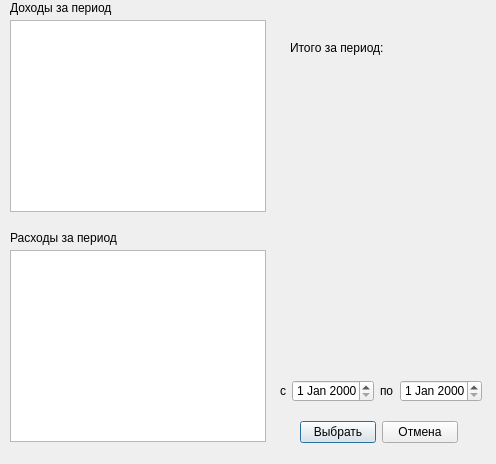
<?xml version="1.0" encoding="UTF-8"?>
<ui version="4.0">
 <class>PeriodReportWindow</class>
 <widget class="QDialog" name="PeriodReportWindow">
  <property name="geometry">
   <rect>
    <x>0</x>
    <y>0</y>
    <width>496</width>
    <height>464</height>
   </rect>
  </property>
  <property name="windowTitle">
   <string>Dialog</string>
  </property>
  <widget class="QTableView" name="spendingTableView">
   <property name="geometry">
    <rect>
     <x>10</x>
     <y>250</y>
     <width>256</width>
     <height>192</height>
    </rect>
   </property>
  </widget>
  <widget class="QTableView" name="incomeTableView">
   <property name="geometry">
    <rect>
     <x>10</x>
     <y>20</y>
     <width>256</width>
     <height>192</height>
    </rect>
   </property>
  </widget>
  <widget class="QLabel" name="balanceLabel">
   <property name="geometry">
    <rect>
     <x>290</x>
     <y>40</y>
     <width>131</width>
     <height>16</height>
    </rect>
   </property>
   <property name="text">
    <string>Итого за период: </string>
   </property>
  </widget>
  <widget class="QLabel" name="label">
   <property name="geometry">
    <rect>
     <x>10</x>
     <y>230</y>
     <width>171</width>
     <height>16</height>
    </rect>
   </property>
   <property name="text">
    <string>Расходы за период</string>
   </property>
  </widget>
  <widget class="QLabel" name="label_2">
   <property name="geometry">
    <rect>
     <x>10</x>
     <y>0</y>
     <width>171</width>
     <height>16</height>
    </rect>
   </property>
   <property name="text">
    <string>Доходы за период</string>
   </property>
  </widget>
  <widget class="QWidget" name="layoutWidget">
   <property name="geometry">
    <rect>
     <x>280</x>
     <y>380</y>
     <width>203</width>
     <height>22</height>
    </rect>
   </property>
   <layout class="QHBoxLayout" name="horizontalLayout">
    <item>
     <widget class="QLabel" name="label_3">
      <property name="text">
       <string>с</string>
      </property>
     </widget>
    </item>
    <item>
     <widget class="QDateEdit" name="firstTimeDateEdit"/>
    </item>
    <item>
     <widget class="QLabel" name="label_4">
      <property name="text">
       <string>по</string>
      </property>
     </widget>
    </item>
    <item>
     <widget class="QDateEdit" name="secondTimeDateEdit"/>
    </item>
   </layout>
  </widget>
  <widget class="QWidget" name="layoutWidget">
   <property name="geometry">
    <rect>
     <x>300</x>
     <y>420</y>
     <width>158</width>
     <height>25</height>
    </rect>
   </property>
   <layout class="QHBoxLayout" name="horizontalLayout_2">
    <item>
     <widget class="QPushButton" name="acceptButton">
      <property name="text">
       <string>Выбрать</string>
      </property>
     </widget>
    </item>
    <item>
     <widget class="QPushButton" name="cancelButton">
      <property name="text">
       <string>Отмена</string>
      </property>
     </widget>
    </item>
   </layout>
  </widget>
 </widget>
 <resources/>
 <connections/>
</ui>
